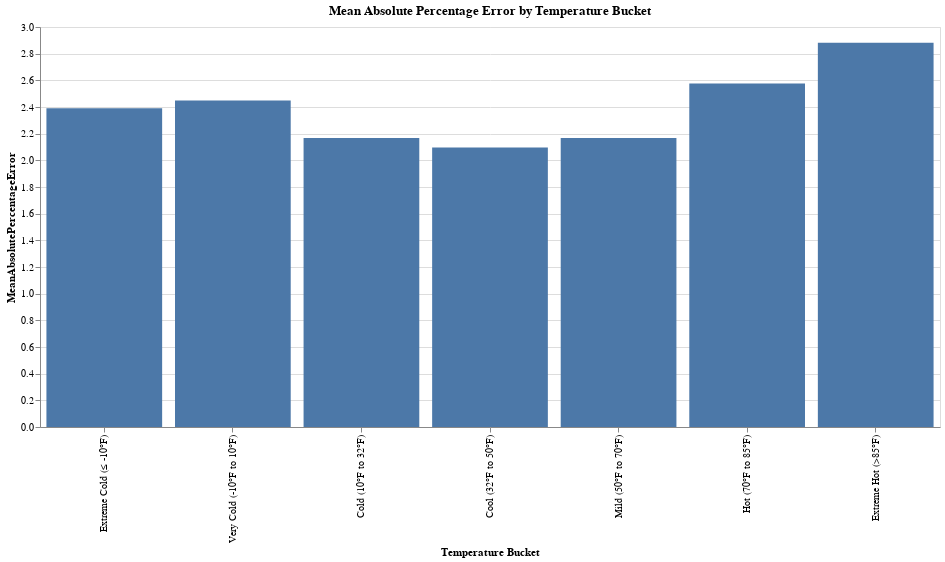

The notebook cell saved with this chart:
### Code cell
## plot bar chart of average AbsolutePercentageError by TemperatureBucket
df_error_by_temp_bucket = (
    df_merged
    .filter(pl.col("LoadActual").is_not_null() & pl.col("LoadForecast").is_not_null() & pl.col("Temperature").is_not_null())
    .group_by(["TemperatureBucket"])
    .agg(
        pl.col("AbsolutePercentageError").mean().alias("MeanAbsolutePercentageError"),
        pl.col("IsUnderForecast").mean().alias("ProportionUnderForecast"),
        pl.len().alias("Count")
    )
    .sort(["TemperatureBucket"])
    .collect()
)

# Add temperature range annotations to bucket labels
temp_range_map = {
    "Extreme Cold": "Extreme Cold (≤ -10°F)",
    "Very Cold": "Very Cold (-10°F to 10°F)",
    "Cold": "Cold (10°F to 32°F)",
    "Cool": "Cool (32°F to 50°F)",
    "Mild": "Mild (50°F to 70°F)",
    "Hot": "Hot (70°F to 85°F)",
    "Extreme Hot": "Extreme Hot (>85°F)"
}

df_error_by_temp_bucket = df_error_by_temp_bucket.with_columns(
    pl.col("TemperatureBucket").map_elements(lambda x: temp_range_map.get(x, x)).alias("TemperatureBucketLabel")
)

# plot using Altair (polars)
chart = alt.Chart(df_error_by_temp_bucket).mark_bar().encode(
    x=alt.X("TemperatureBucketLabel:N", sort=[
        "Extreme Cold (≤ -10°F)", 
        "Very Cold (-10°F to 10°F)", 
        "Cold (10°F to 32°F)", 
        "Cool (32°F to 50°F)", 
        "Mild (50°F to 70°F)", 
        "Hot (70°F to 85°F)", 
        "Extreme Hot (>85°F)"
    ],
    title="Temperature Bucket"),
    y="MeanAbsolutePercentageError:Q",
    tooltip=["TemperatureBucketLabel", "MeanAbsolutePercentageError:Q", "Count:Q"]
).properties(
    title="Mean Absolute Percentage Error by Temperature Bucket",
    width=900,
    height=400
)

## save plot to plots directory
plots_dir = PROJECT_ROOT / "plots"
plots_dir.mkdir(exist_ok=True)

# Save as HTML (interactive)
html_path = plots_dir / "mape_by_temp_bucket.html"
chart.save(str(html_path))
print(f"Plot saved to: {html_path}")

chart.show()

### Figure 1 — Vega-Lite specification as saved in the notebook (floating-point values rounded to 4 significant figures)
{"config": {"view": {"continuousWidth": 300, "continuousHeight": 300}}, "data": {"name": "data-e7c61357e91d77a342028e4d77d91120"}, "mark": {"type": "bar"}, "encoding": {"tooltip": [{"field": "TemperatureBucketLabel", "type": "nominal"}, {"field": "MeanAbsolutePercentageError", "type": "quantitative"}, {"field": "Count", "type": "quantitative"}], "x": {"field": "TemperatureBucketLabel", "sort": ["Extreme Cold (≤ -10°F)", "Very Cold (-10°F to 10°F)", "Cold (10°F to 32°F)", "Cool (32°F to 50°F)", "Mild (50°F to 70°F)", "Hot (70°F to 85°F)", "Extreme Hot (>85°F)"], "title": "Temperature Bucket", "type": "nominal"}, "y": {"field": "MeanAbsolutePercentageError", "type": "quantitative"}}, "height": 400, "title": "Mean Absolute Percentage Error by Temperature Bucket", "width": 900, "$schema": "https://vega.github.io/schema/vega-lite/v6.1.0.json", "datasets": {"data-e7c61357e91d77a342028e4d77d91120": [{"TemperatureBucket": "Cold", "MeanAbsolutePercentageError": 2.167, "ProportionUnderForecast": 0.5699, "Count": 5311, "TemperatureBucketLabel": "Cold (10°F to 32°F)"}, {"TemperatureBucket": "Cool", "MeanAbsolutePercentageError": 2.096, "ProportionUnderForecast": 0.5617, "Count": 6470, "TemperatureBucketLabel": "Cool (32°F to 50°F)"}, {"TemperatureBucket": "Extreme Cold", "MeanAbsolutePercentageError": 2.392, "ProportionUnderForecast": 0.7636, "Count": 110, "TemperatureBucketLabel": "Extreme Cold (≤ -10°F)"}, {"TemperatureBucket": "Extreme Hot", "MeanAbsolutePercentageError": 2.882, "ProportionUnderForecast": 0.6148, "Count": 501, "TemperatureBucketLabel": "Extreme Hot (>85°F)"}, {"TemperatureBucket": "Hot", "MeanAbsolutePercentageError": 2.577, "ProportionUnderForecast": 0.5689, "Count": 4484, "TemperatureBucketLabel": "Hot (70°F to 85°F)"}, {"TemperatureBucket": "Mild", "MeanAbsolutePercentageError": 2.168, "ProportionUnderForecast": 0.5074, "Count": 7992, "TemperatureBucketLabel": "Mild (50°F to 70°F)"}, {"TemperatureBucket": "Very Cold", "MeanAbsolutePercentageError": 2.449, "ProportionUnderForecast": 0.6672, "Count": 1364, "TemperatureBucketLabel": "Very Cold (-10°F to 10°F)"}]}}
